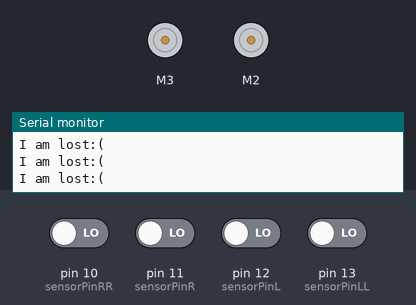
This sketch was run on a simulated Arduino Uno, built with avr-gcc and run on an emulated ATmega328P. Shown: 2 × DC motor (green arrow = forward, orange = backward, longer = faster), the last lines printed to the serial monitor. The inputs (shaded band) are chosen by the test bench; at power-on: pin 10 (sensorPinRR), pin 11 (sensorPinR), pin 12 (sensorPinL), pin 13 (sensorPinLL) LOW.

Above: at 1.2 s.
1.3 s: pin 11 (sensorPinR) driven HIGH
At 3.4 s:
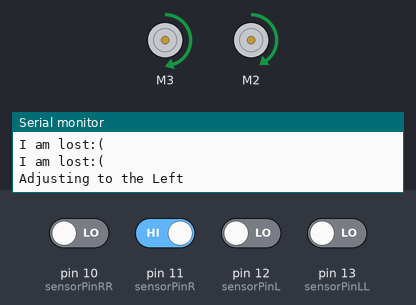
4.3 s: pin 12 (sensorPinL) driven HIGH
7.3 s: pin 10 (sensorPinRR) driven HIGH
At 7.3 s:
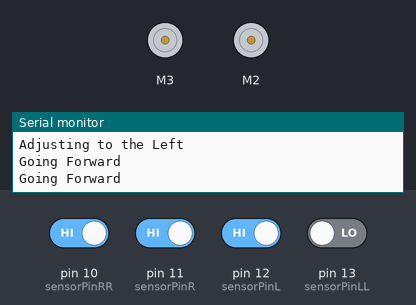
9.3 s: pin 13 (sensorPinLL) driven HIGH
11.3 s: pin 10 (sensorPinRR) driven LOW
13.3 s: pin 13 (sensorPinLL) driven LOW
At 14.0 s:
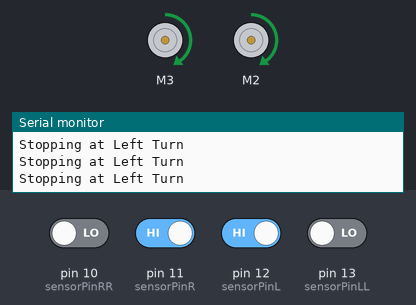
Timing chart, 0 to 17.3 s (numbered marks = the images above; inputs shaded):
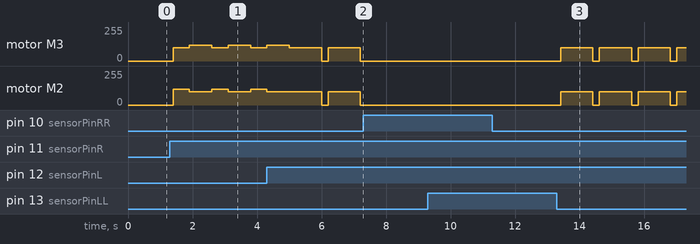

The sketch:

improved_movement.ino
```cpp
#include <Adafruit_MotorShield.h>


// Define sensor pins
const int sensorPinLL = 13;
const int sensorPinL = 12;
const int sensorPinR = 11;
const int sensorPinRR = 10;

// Sensor states
int sensorStateLL = 0;
int sensorStateL = 0;
int sensorStateR = 0;
int sensorStateRR = 0;

// Motor and servo control
Adafruit_MotorShield AFMS = Adafruit_MotorShield();
Adafruit_DCMotor *MotorR = AFMS.getMotor(3);   // Left motor
Adafruit_DCMotor *MotorL = AFMS.getMotor(2);  // Right motor

double speed;


void setup() {
  Serial.begin(9600);           // set up Serial library at 9600 bps
  Serial.println("Motor and sensor func test");

  if (!AFMS.begin()) {
    Serial.println("Could not find Motor Shield. Check wiring.");
    while (1);
  }

  Serial.println("Motor Shield found.");

  // Initialize sensors as inputs
  pinMode(sensorPinLL, INPUT);
  pinMode(sensorPinL, INPUT);
  pinMode(sensorPinR, INPUT);
  pinMode(sensorPinRR, INPUT);

}

void loop() {

  lineFollow();

  delay(200);

}


void lineFollow() {

  sensorStateLL = digitalRead(sensorPinLL);
  sensorStateL = digitalRead(sensorPinL);
  sensorStateR = digitalRead(sensorPinR);
  sensorStateRR = digitalRead(sensorPinRR);

  int decision = MakeDecision(sensorStateLL , sensorStateL , sensorStateR , sensorStateRR);

  if (decision == 1) {
    stopMotors();
    Serial.println("Stopping at Cross!");
  }

  else if (decision == 2) {
    stopMotors();
    Serial.println("Stopping at Right Turn");
  }

  else if (decision == 3) {
    stopMotors();
    Serial.println("Stopping at Left Turn");
  }

  else if (decision == 4) {
    AdjustR();
    Serial.println("Adjusting to the Right");
  }

  else if (decision == 5) {
    AdjustL();
    Serial.println("Adjusting to the Left");
  }

  else if (decision == 6) {
    runForwards(1000);
    Serial.println("Going Forward");
  }

  else if (decision == 7) {
    stopMotors();
    Serial.println("I am lost:(");
  }
}


bool DetectCross(int sensorStateLL ,int sensorStateL ,int sensorStateR ,int sensorStateRR) {
  // Cross detected when all sensors are ON
  return (sensorStateLL == HIGH && sensorStateL == HIGH && sensorStateR == HIGH && sensorStateRR == HIGH);
}

bool DetectRightTurn(int sensorStateLL ,int sensorStateL ,int sensorStateR ,int sensorStateRR) {
  // Right turn detected when L, R, and RR are ON
  return (sensorStateL == HIGH && sensorStateR == HIGH && sensorStateRR == HIGH && sensorStateLL == LOW);
}

bool DetectLeftTurn(int sensorStateLL ,int sensorStateL ,int sensorStateR ,int sensorStateRR) {
  // Left turn detected when LL, L, and R are ON
  return (sensorStateLL == HIGH && sensorStateL == HIGH && sensorStateR == HIGH && sensorStateRR == LOW);
}

bool OffToTheLeft(int sensorStateLL ,int sensorStateL ,int sensorStateR ,int sensorStateRR) {
  // Left turn detected when LL, L, and R are ON
  return (sensorStateLL == LOW && sensorStateL == LOW && sensorStateR == HIGH && sensorStateRR == LOW);
}

bool OffToTheRight(int sensorStateLL ,int sensorStateL ,int sensorStateR ,int sensorStateRR) {
  // Left turn detected when LL, L, and R are ON
  return (sensorStateLL == LOW && sensorStateL == HIGH && sensorStateR == LOW && sensorStateRR == LOW);
}

bool OnLine(int sensorStateLL ,int sensorStateL ,int sensorStateR ,int sensorStateRR) {
  return (sensorStateLL == LOW && sensorStateL == HIGH && sensorStateR == HIGH && sensorStateRR == LOW);
}

bool IAmLost(int sensorStateLL ,int sensorStateL ,int sensorStateR ,int sensorStateRR) {
  // Robot is lost when all sensors are OFF
  return (sensorStateLL == LOW && sensorStateL == LOW && sensorStateR == LOW && sensorStateRR == LOW);
}

int MakeDecision(int sensorStateLL ,int sensorStateL ,int sensorStateR ,int sensorStateRR) {

  if (DetectCross(sensorStateLL , sensorStateL , sensorStateR , sensorStateRR) == true) {
    return 1;
  }
  else if (DetectRightTurn(sensorStateLL , sensorStateL , sensorStateR , sensorStateRR) == true) {
    return 2;
  }

  else if (DetectLeftTurn(sensorStateLL , sensorStateL , sensorStateR , sensorStateRR) == true) {
    return 3;
  }

  else if (OffToTheRight(sensorStateLL , sensorStateL , sensorStateR , sensorStateRR) == true) {
    return 4;
  }

  else if (OffToTheLeft(sensorStateLL , sensorStateL , sensorStateR , sensorStateRR) == true) {
    return 5;
  }

  else if (OnLine(sensorStateLL , sensorStateL , sensorStateR , sensorStateRR) == true) {
    return 6;
  }

  else if (IAmLost(sensorStateLL , sensorStateL , sensorStateR , sensorStateRR) == true) {
    return 7;
  }

  else {
    return 0;
  }
}

void runForwards(int time) {
  speed = 100;  // Set the forward speed
  runMotor(speed, 1, MotorR);
  runMotor(speed, 1, MotorL);

  if (time != 0) {
    delay(time);
    stopMotors();
  }
}

void stopMotors() {
  runMotor(0, 1, MotorR);
  runMotor(0, 1, MotorL);
}

void AdjustR() {
  runMotor(120, 1, MotorR);
  runMotor(100, 1, MotorL);
  delay(500);

  runMotor(100, 1, MotorR);
  runMotor(120, 1, MotorL);
  delay(500);
}

void AdjustL() {
  runMotor(100, 1, MotorR);
  runMotor(120, 1, MotorL);
  delay(500);

  runMotor(120, 1, MotorR);
  runMotor(100, 1, MotorL);
  delay(500);
}

void runMotor(int speed, bool direction, Adafruit_DCMotor *motorObject) {
  if (speed == 0) {
    motorObject->run(RELEASE);
    // Serial.println("Stopping motor");
  } else if (direction == 1) {
    motorObject->setSpeed(speed);
    motorObject->run(FORWARD);
    // Serial.println("Moving forward at speed " + String(speed));
  } else if (direction == 0) {
    motorObject->setSpeed(speed);
    motorObject->run(BACKWARD);
    // Serial.println("Moving backward at speed " + String(speed));
  } else {
    Serial.println("Incorrect direction argument received");
  }
}
```

Measured:
- after the input at 1.3 s, motor M3: alternates forward 120/255 for 0.70 s and forward 100/255 for 0.50 s, starting after 0.10 s; motor M2: alternates forward 120/255 for 0.50 s and forward 100/255 for 0.70 s, starting after 0.10 s
- after the input at 7.3 s, motor M3, motor M2: stays stopped (without the input it goes to forward 100/255 after 0.11 s)
- after the input at 13.3 s, motor M3, motor M2: alternates forward 100/255 for 1.0 s and stopped for 0.20 s, starting after 0.11 s
